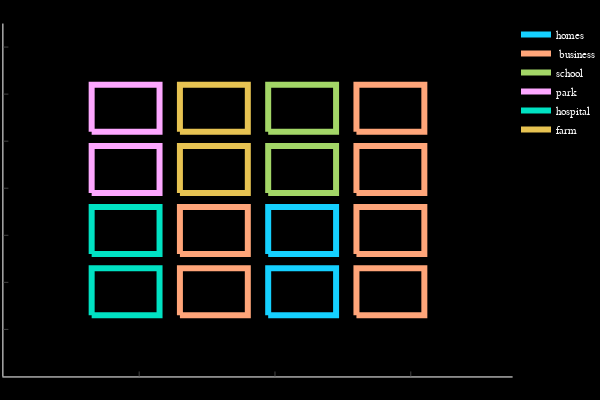

Source (notebook cell):
### Markdown cell above
## 3.B. Second Model With Layout Mapping: Zonning

### Code cell
# data
building_types = ["biz", "hosp", "park", "farm", "school", "home"]
num_types = length(building_types)
# we converted profits, and attractiveness on a scale from -10 to 10
cost = [20,100,30,20,60,4]
profits = [9,-3,-1,6,-4,1]
attractiveness = [4,-1,3,-5,6,2]
min_num_building_per_1kPeople = [1,1,1,1,1,1]
N = 6
numType = size(building_types,1)
# Base city
base = zeros(N,N,length(building_types))
base[3,2,:] = [0 1 0 0 0 0]
base[3,3,:] = [1 0 0 0 0 0]
base[3,4,:] = [0 0 0 0 0 1]
base[4,2,:] = [0 0 1 0 0 0]
base[4,3,:] = [0 0 0 1 0 0]
base[4,4,:] = [0 0 0 0 1 0]
base[1,:,:] = zeros(N,length(building_types))
base[6,:,:] = zeros(N,length(building_types))
base[:,1,:] = zeros(N,length(building_types))
base[:,6,:] = zeros(N,length(building_types))
function printMap(map, N, M, P)
    for i =1:N
       for j = 1:M
           foundType = false
            for k = 1:P
                if(map[i,j,k] == 1)
                    print(building_types[k])
                    print("\t")
                    foundType = true
                end
            end
            if foundType == false
                print("____\t")
            end
        end
        print("\n")
    end
end


using JuMP, Gurobi
# assume that we have population of 10,000 people
population = 10
# assume that we have a budget of
budgets = 1000
R = 100

m = Model(solver = GurobiSolver(OutputFlag = 0))
@variable(m, x[1:N, 1:N, 1:numType], Bin)

# can't have more than one building in a spot (D)
@constraint(m, flow[i in 1:N, j in 1:N], sum(x[i,j,:]) <= 1)

# buildings in the base must stay
@constraint(m, flow1[i in 1:N, j in 1:N, k in 1:numType], x[i,j,k] >= base[i,j,k])
@constraint(m, topSideZero, x[1,:,:] .== base[1,:,:])
@constraint(m, leftSideZero, x[:,1,:] .== base[:,1,:])
@constraint(m, bottomSideZero, x[6,:,:] .== base[6,:,:])
@constraint(m, rightSideZero, x[:,6,:] .== base[:,6,:])

# meet the minimum number per building
@constraint(m, flow2[i in 1:numType], sum(x[:,:,i]) >= min_num_building_per_1kPeople[i])

# Stay within the given budget (C)
@constraint(m, sum((sum(x[:,:,k]) - sum(base[:,:,k]))*cost[k] for k in 1:numType) <= budgets)

# Continuity Constraint (E)
@constraint(m, flow3[i in 2:N-1, j in 2:N-1, k in 1:numType], x[i,j,k] <=
    x[i-1,j,k] + x[i,j-1,k] + x[i+1,j,k] + x[i,j+1,k])

# Area:Perimeter Constraint (F)
@constraint(m, flow4[t in 1:numType],
    sum( sum( 4x[i,j,t] - x[i-1,j,t] - x[i,j-1,t] - x[i+1,j,t] - x[i,j+1,t] for j in 2:(N-1)) for i in 2:(N-1))
    <= R * sum( sum( x[i,j,t] for j in 2:N-1) for i in 2:(N-1)))

# Objective
@expression(m, totalProfit, sum( sum(x[:,:,k])*profits[k] for k in 1:numType))
@expression(m, totalAttractiveness, sum(sum(x[:,:,k])*attractiveness[k] for k in 1:numType))
@objective(m, Max, totalProfit + totalAttractiveness)

println(solve(m))
printMap(getvalue(x), N,N,numType)
getGraphMatrix(getvalue(x))

### Figure 1 — Plotly figure (JSON) as saved in the notebook; plotly's stock layout.template omitted (floating-point values rounded to 4 significant figures)
{"data": [{"colorbar": {"title": ""}, "line": {"color": "rgba(21, 208, 255, 1.000)", "dash": "solid", "shape": "linear", "width": 6}, "mode": "lines", "name": "homes", "showlegend": true, "type": "scatter", "x": [3.9, 4.9, 4.9, 3.9, 3.9, null, 3.9, 4.9, 4.9, 3.9, 3.9, null], "xaxis": "x1", "y": [1.3, 1.3, 2.3, 2.3, 1.3, null, 2.6, 2.6, 3.6, 3.6, 2.6, null], "yaxis": "y1"}, {"colorbar": {"title": ""}, "line": {"color": "rgba(255, 165, 121, 1.000)", "dash": "solid", "shape": "linear", "width": 6}, "mode": "lines", "name": " business", "showlegend": true, "type": "scatter", "x": [2.6, 3.6, 3.6, 2.6, 2.6, null, 5.2, 6.2, 6.2, 5.2, 5.2, null, 2.6, 3.6, 3.6, 2.6, 2.6, null, 5.2, 6.2, 6.2, 5.2, 5.2, null, 5.2, 6.2, 6.2, 5.2, 5.2, null, 5.2, 6.2, 6.2, 5.2, 5.2, null], "xaxis": "x1", "y": [1.3, 1.3, 2.3, 2.3, 1.3, null, 1.3, 1.3, 2.3, 2.3, 1.3, null, 2.6, 2.6, 3.6, 3.6, 2.6, null, 2.6, 2.6, 3.6, 3.6, 2.6, null, 3.9, 3.9, 4.9, 4.9, 3.9, null, 5.2, 5.2, 6.2, 6.2, 5.2, null], "yaxis": "y1"}, {"colorbar": {"title": ""}, "line": {"color": "rgba(163, 214, 103, 1.000)", "dash": "solid", "shape": "linear", "width": 6}, "mode": "lines", "name": "school", "showlegend": true, "type": "scatter", "x": [3.9, 4.9, 4.9, 3.9, 3.9, null, 3.9, 4.9, 4.9, 3.9, 3.9, null], "xaxis": "x1", "y": [3.9, 3.9, 4.9, 4.9, 3.9, null, 5.2, 5.2, 6.2, 6.2, 5.2, null], "yaxis": "y1"}, {"colorbar": {"title": ""}, "line": {"color": "rgba(253, 167, 255, 1.000)", "dash": "solid", "shape": "linear", "width": 6}, "mode": "lines", "name": "park", "showlegend": true, "type": "scatter", "x": [1.3, 2.3, 2.3, 1.3, 1.3, null, 1.3, 2.3, 2.3, 1.3, 1.3, null], "xaxis": "x1", "y": [3.9, 3.9, 4.9, 4.9, 3.9, null, 5.2, 5.2, 6.2, 6.2, 5.2, null], "yaxis": "y1"}, {"colorbar": {"title": ""}, "line": {"color": "rgba(0, 226, 195, 1.000)", "dash": "solid", "shape": "linear", "width": 6}, "mode": "lines", "name": "hospital", "showlegend": true, "type": "scatter", "x": [1.3, 2.3, 2.3, 1.3, 1.3, null, 1.3, 2.3, 2.3, 1.3, 1.3, null], "xaxis": "x1", "y": [1.3, 1.3, 2.3, 2.3, 1.3, null, 2.6, 2.6, 3.6, 3.6, 2.6, null], "yaxis": "y1"}, {"colorbar": {"title": ""}, "line": {"color": "rgba(231, 195, 82, 1.000)", "dash": "solid", "shape": "linear", "width": 6}, "mode": "lines", "name": "farm", "showlegend": true, "type": "scatter", "x": [2.6, 3.6, 3.6, 2.6, 2.6, null, 2.6, 3.6, 3.6, 2.6, 2.6, null], "xaxis": "x1", "y": [3.9, 3.9, 4.9, 4.9, 3.9, null, 5.2, 5.2, 6.2, 6.2, 5.2, null], "yaxis": "y1"}, {"colorbar": {"title": ""}, "line": {"color": "rgba(0, 0, 0, 1.000)", "dash": "solid", "shape": "linear", "width": 6}, "mode": "lines", "name": " ", "showlegend": true, "type": "scatter", "x": [0, 1, 1, 0, 0, null, 1.3, 2.3, 2.3, 1.3, 1.3, null, 2.6, 3.6, 3.6, 2.6, 2.6, null, 3.9, 4.9, 4.9, 3.9, 3.9, null, 5.2, 6.2, 6.2, 5.2, 5.2, null, 6.5, 7.5, 7.5, 6.5, 6.5, null, 0, 1, 1, 0, 0, null, 6.5, 7.5, 7.5, 6.5, 6.5, null, 0, 1, 1, 0, 0, null, 6.5, 7.5, 7.5, 6.5, 6.5, null, 0, 1, 1, 0, 0, null, 6.5, 7.5, 7.5, 6.5, 6.5, null, 0, 1, 1, 0, 0, null, 6.5, 7.5, 7.5, 6.5, 6.5, null, 0, 1, 1, 0, 0, null, 1.3, 2.3, 2.3, 1.3, 1.3, null, 2.6, 3.6, 3.6, 2.6, 2.6, null, 3.9, 4.9, 4.9, 3.9, 3.9, null, 5.2, 6.2, 6.2, 5.2, 5.2, null, 6.5, 7.5, 7.5, 6.5, 6.5, null], "xaxis": "x1", "y": [0, 0, 1, 1, 0, null, 0, 0, 1, 1, 0, null, 0, 0, 1, 1, 0, null, 0, 0, 1, 1, 0, null, 0, 0, 1, 1, 0, null, 0, 0, 1, 1, 0, null, 1.3, 1.3, 2.3, 2.3, 1.3, null, 1.3, 1.3, 2.3, 2.3, 1.3, null, 2.6, 2.6, 3.6, 3.6, 2.6, null, 2.6, 2.6, 3.6, 3.6, 2.6, null, 3.9, 3.9, 4.9, 4.9, 3.9, null, 3.9, 3.9, 4.9, 4.9, 3.9, null, 5.2, 5.2, 6.2, 6.2, 5.2, null, 5.2, 5.2, 6.2, 6.2, 5.2, null, 6.5, 6.5, 7.5, 7.5, 6.5, null, 6.5, 6.5, 7.5, 7.5, 6.5, null, 6.5, 6.5, 7.5, 7.5, 6.5, null, 6.5, 6.5, 7.5, 7.5, 6.5, null, 6.5, 6.5, 7.5, 7.5, 6.5, null, 6.5, 6.5, 7.5, 7.5, 6.5, null], "yaxis": "y1"}], "layout": {"annotations": [], "height": 400, "legend": {"bgcolor": "rgba(0, 0, 0, 1.000)", "bordercolor": "rgba(255, 255, 255, 1.000)", "font": {"color": "rgba(255, 255, 255, 1.000)", "family": "sans-serif", "size": 11}, "x": 1, "y": 1}, "margin": {"b": 20, "l": 0, "r": 0, "t": 20}, "paper_bgcolor": "rgba(0, 0, 0, 1.000)", "plot_bgcolor": "rgba(0, 0, 0, 1.000)", "showlegend": true, "width": 600, "xaxis1": {"anchor": "y1", "domain": [0.006562, 0.9934], "gridcolor": "rgba(255, 255, 255, 0.100)", "gridwidth": 0.5, "linecolor": "rgba(255, 255, 255, 1.000)", "mirror": false, "range": [0, 7.5], "showgrid": false, "showline": true, "showticklabels": false, "tickangle": 0, "ticks": "inside", "title": "", "visible": true, "zeroline": false, "zerolinecolor": "rgba(255, 255, 255, 1.000)"}, "yaxis1": {"anchor": "x1", "domain": [0.009843, 0.9902], "gridcolor": "rgba(255, 255, 255, 0.100)", "gridwidth": 0.5, "linecolor": "rgba(255, 255, 255, 1.000)", "mirror": false, "range": [0, 7.5], "showgrid": false, "showline": true, "showticklabels": false, "tickangle": 0, "ticks": "inside", "title": "", "visible": true, "zeroline": false, "zerolinecolor": "rgba(255, 255, 255, 1.000)"}}}
